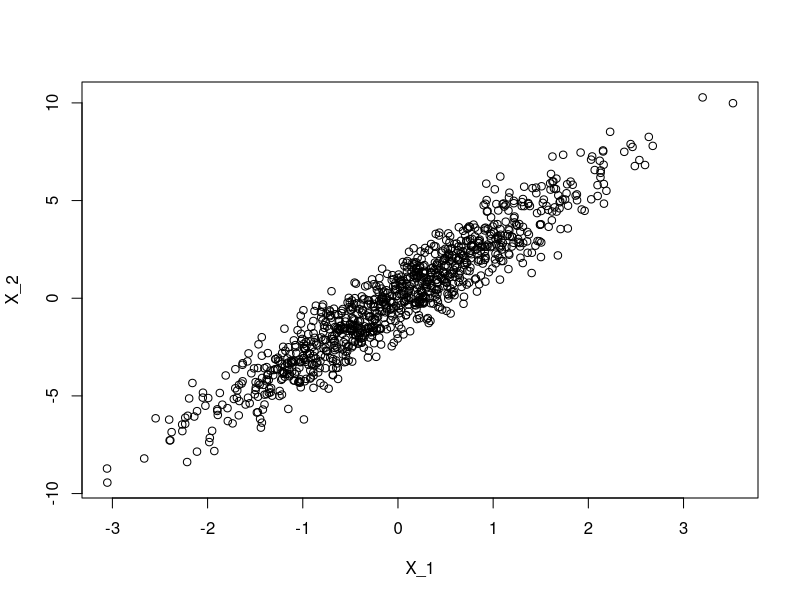
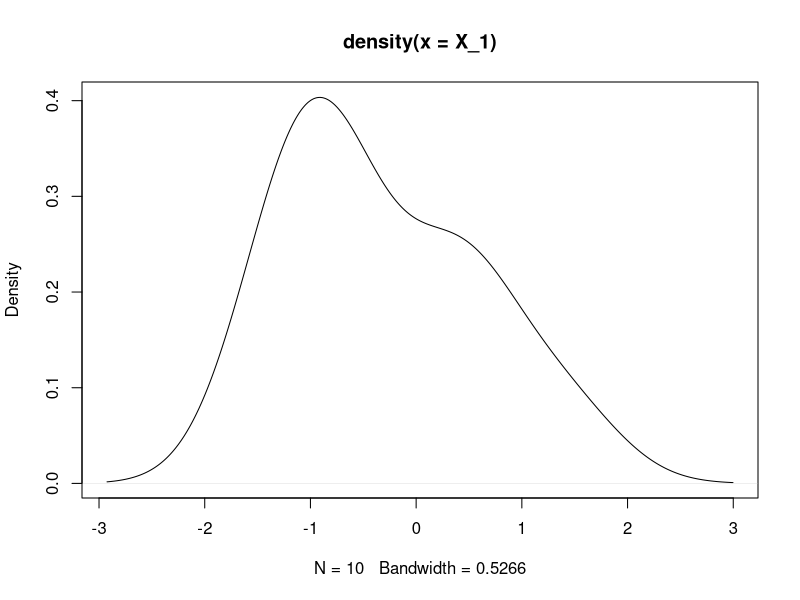
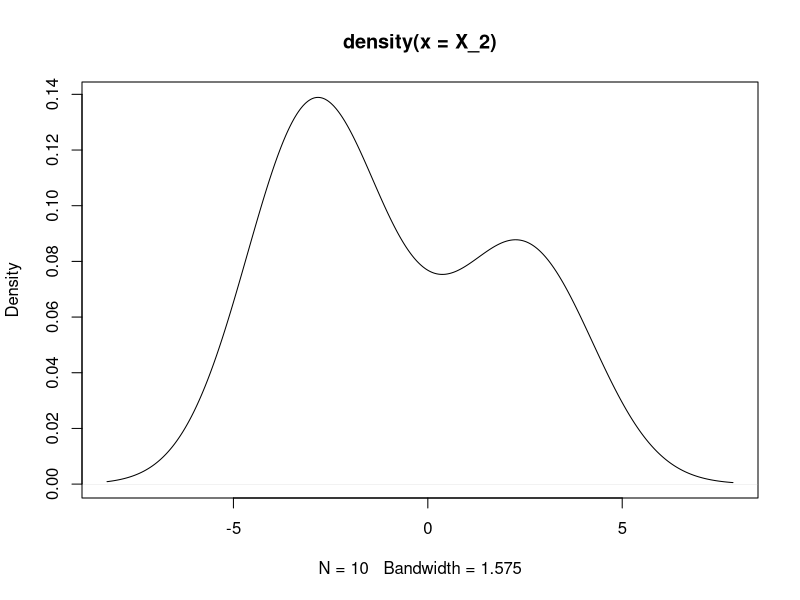

Recreate these plots in R, in order.
## ---- chunk 1

set.seed(0)

# creation of the vector
v = rnorm(6000*201, mean=0, sd=1)

# creation of the matrix 6000 lines and 201 columns
mat = matrix(data = v, nrow = 6000, ncol = 201)

# turn the matrix into a data frame
dataFrame = data.frame(mat)
dataFrame

# creation of the linear model
reg = lm(formula = X1 ~ . , data = dataFrame)

# uncomment that following part to see the summary of the regression
# summary(reg)

## ---- chunk 2

# stock in the vector coef all the p-values
coef <- summary(reg)$coefficients[, 4]

# here we select the p-values assessed as significantly non-zero at level 5%
coef[coef < 0.05]

# count the number of those selected coefficients
length(coef[coef < 0.05])

## ---- chunk 3

set.seed(3)

# creation of three vectors
eps_1 <- rnorm(1000)
eps_2 <- rnorm(1000)
eps_3 <- rnorm(1000)

# creation of the model
X_1 = eps_1
X_2 = 3*X_1 + eps_2
Y = 2 + X_1 + X_2 + eps_3

# plot the cloud of points (X_1,X_2)
plot(X_1, X_2)


# creation of three new vectors
eps_1 <- rnorm(10)
eps_2 <- rnorm(10)
eps_3 <- rnorm(10)

# creation of the new model
X_1 = eps_1
X_2 = 3*X_1 + eps_2
Y = 2 + X_1 + X_2 + eps_3

mat_reg1 <- matrix(data = c(Y, X_1), nrow = 10, ncol = 2)
mat_reg2 <- matrix(data = c(Y, X_2), nrow = 10, ncol = 2)
mat_reg3 <- matrix(data = c(Y, X_1, X_2), nrow = 10, ncol =3)

# turn the matrix into a data frame
dataFrame1 = data.frame(mat_reg1)
dataFrame2 = data.frame(mat_reg2)
dataFrame3 = data.frame(mat_reg3)

# creation of the linear model
reg1 = lm(formula = X1 ~ . , data = dataFrame1)
reg2 = lm(formula = X1 ~ . , data = dataFrame2)
reg3 = lm(formula = X1 ~ . , data = dataFrame3)

summary(reg1)
summary(reg2)
summary(reg3)
## ---- chunk 4

plot(density(X_1))
lines(1, y = NULL, type = "l")
plot(density(X_2))

quantile(X_1, 0.025)
quantile(X_1, 0.975)



